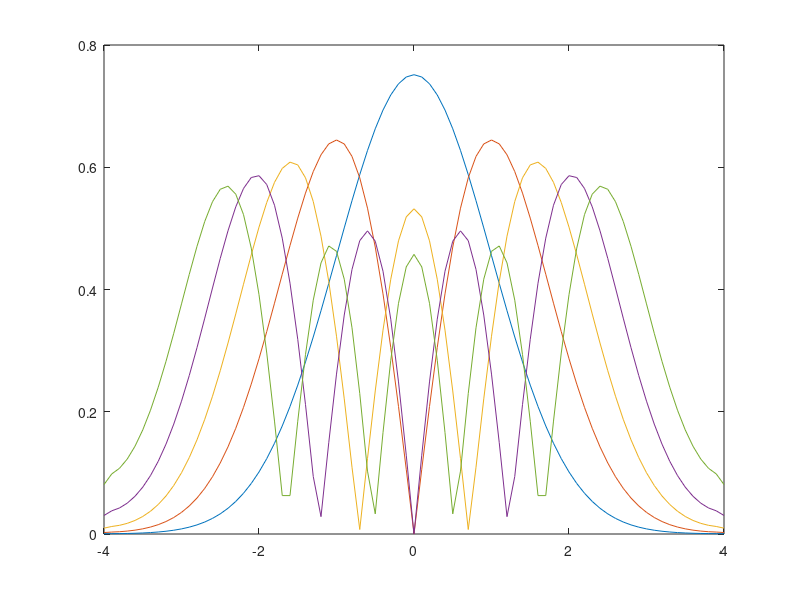

MATLAB code for this plot:
clear all; close all; clc;

% Problem 1
% -------------------------------------------------------------------------------------------------                      

% tol = 10^(-4);
% L = 4;
% K = 1;
% A = 1;                  % phi(-L) = A;
% xspan = -L:0.1:L;
% 
% eigenVal = zeros(5, 1);
% eigenFun = zeros(length(xspan), 5);
% 
% % define function
% phiFun = @(x, y, K, eps) [y(2); (K*x^2 - eps)*y(1)]; 
% 
% iters = ones(5, 1).*(-1);
% 
% eps_start = 1;
% 
% for modes = 1:5
%     
%     eps = eps_start;
%     deps = eps_start/100;
%    
%     for j = 1:1000
%         
%         y0 = [A, A * sqrt(K*L^2-eps)];
%         [x, y] = ode45(@(x, y) phiFun(x, y, K, eps), xspan, y0);
%         
%         % the value to check
%         
%         check = y(end, 2) + sqrt(K*L^2 - eps)*y(end, 1);
%         
%         if abs(check) < tol
%             iters(modes) = j;
%             break
%         end
%         
%         if (-1) ^ (modes) * check > 0
%             eps = eps - deps/2;
%             deps = deps/2;
%         else
%             eps = eps + deps;
%         end
%     end
%     
%     eigenVal(modes) = eps;
%     eigenFun(:, modes) = abs(y(:, 1) / sqrt(trapz(x, y(:, 1).^2)));
% 
%     eps_start = eps + 0.1;
%     
%     plot(x,y(:,1)); hold on;
% end
% 
% A1 = eigenFun(:, 1);
% A2 = eigenFun(:, 2);
% A3 = eigenFun(:, 3);
% A4 = eigenFun(:, 4);
% A5 = eigenFun(:, 5);
% A6 = eigenVal;
% ---------------------------------------------------------------------------------------------------

% Problem 2

x = -4:0.1:4;
dx = 0.1;
K = 1;
A = zeros(79, 79);
A(1, 1) = 2/3 + (dx^2)*K*(x(2)^2);
A(1, 2) = -2/3;
A(end, end - 1) = -2/3;
A(end, end) = 2/3 + (dx^2)*K*(x(end - 1)^2);

% Get the inner matrix part
for i = 2:78
    A(i,i-1) = -1;
    A(i,i+1) = -1;
    A(i,i) = 2 + ((dx^2)*K*(x(i+1)^2));
end

%Solve for eigenvalues and eigenvectors
[y, eps] = eig(A);
eps = eps/(dx^2);

% Get a vector of eigenvalues
eig_values = eps(eps>0);

% Get the first five eigenvalues in order
%Sorting the eigen values
eigSort = sort(eig_values);
lowestEigenval = eigSort(1:5);

% Now working on finding eigenvectors
for i = 1:5
    
    % fine the index of columns of the eigenvalue to get eigenvectors
    [row, col(i)] = find(eps == lowestEigenval(i));
    
end

% fine the first five eigenvectors 
lowestEigenvec = y(:,col);

% now find the first and last element of the complete version of eigenvectors
y0 = zeros(1, 5);
yn = zeros(1, 5);

for i = 1:5
    
    y0(i) = (4*lowestEigenvec(1,i) - lowestEigenvec(2,i))/(3+2*dx*sqrt(16*K-lowestEigenval(i)));
    yn(i) = (4*lowestEigenvec(79,i) - lowestEigenvec(78,i))/(3+2*dx*sqrt(16*K-lowestEigenval(i)));

end

% combine the first row and last row of the eigenvectors
eigenVec = [y0; lowestEigenvec; yn];

% Normalize the eigenfunctions 
for i = 1:5
    
    norm(i) = trapz(x, eigenVec(:,i).^2);
    finalVec(:,i) = abs(eigenVec(:,i)/sqrt(norm(i)));
    plot(x,finalVec(:,i)); hold on;

end

A7 = finalVec(:, 1);
A8 = finalVec(:, 2);
A9 = finalVec(:, 3);
A10 = finalVec(:, 4);
A11 = finalVec(:, 5);
A12 = lowestEigenval;

% ---------------------------------------------------------------------------------------------------

% Problem 3
% Setup all values and function

% K = 1;
% L = 2;
% tol = 10^-4;
% xspan = -L:0.1:L;
% eps_start = 1;
% A = 0.1;
% gamma1 = 0.05;
% gamma2 = -0.05;
% eigenV1 = zeros(2, 1);
% eigenV2 = zeros(2, 1);
% eigenF1 = zeros(41, 2);
% eigenF2 = zeros(41, 2);
% nonlinearFun = @(x, y, gamma, eps, K) [y(2); (gamma*abs(y(1))^2 + K*x^2 - eps)*y(1)];
% 
% % for gamma = 0.05
% 
% for modes = 1:2
%     
%     eps = eps_start;
%     
%     for j = 1:1000
%         
%         deps = 0.1;
%         y0 = [A; A*sqrt(K*L^2-eps)];
%         [x, y] = ode45(@(x, y) nonlinearFun(x, y, gamma1, eps, K), xspan, y0);
%         norm = trapz(x, (y(:, 1).^2));
%         if abs(norm - 1) < tol
%             break
%         else
%             A = A/sqrt(norm);
%         end
%         % start shooting scheme for epsilon
%         for i = 1:1000
%             
%             y0 = [A; A*sqrt(K*L^2-eps)];
%             [x, y] = ode45(@(x, y) nonlinearFun(x, y, gamma1, eps, K), xspan, y0);
%            
%             check = y(end, 2) + sqrt(K*L^2 - eps)*y(end, 1);
%             if abs(check) < tol
%                 break
%             end
%             
%             if (-1) ^ (modes) * check > 0
%                 eps = eps - deps/2;
%                 deps = deps/2;
%             else
%                 eps = eps + deps;
%             end
%         end
%     end
%     
%     eigenV1(modes) = eps;
%     % normalized already
%     eigenF1(:,modes) = abs(y(:,1));
%     eps_start = eps + 0.1;
% end
% 
% A13 = eigenF1(:, 1);
% A14 = eigenF1(:, 2);
% A15 = eigenV1;
% 
% % for gamma = -0.05
% 
% eps_start = 1;
% A = 0.1; 
% 
% for modes = 1:2
%     
%     eps = eps_start;
%     
%     for j = 1:1000
%         
%         deps = 0.1;
%         y0 = [A; A*sqrt(K*L^2-eps)];
%         [x, y] = ode45(@(x, y) nonlinearFun(x, y, gamma2, eps, K), xspan, y0);
%         norm = trapz(x, (y(:, 1).^2));
%         if abs(norm - 1) < tol
%             break
%         else
%             A = A/sqrt(norm);
%         end
%         % start shooting scheme for epsilon
%         for i = 1:1000
%             
%             y0 = [A; A*sqrt(K*L^2-eps)];
%             [x, y] = ode45(@(x, y) nonlinearFun(x, y, gamma2, eps, K), xspan, y0);
%            
%             check = y(end, 2) + sqrt(K*L^2 - eps)*y(end, 1);
%             if abs(check) < tol
%                 break
%             end
%             
%             if (-1) ^ (modes) * check > 0
%                 eps = eps - deps/2;
%                 deps = deps/2;
%             else
%                 eps = eps + deps;
%             end
%         end
%     end
%     
%     eigenV2(modes) = eps;
%     % normalized already
%     eigenF2(:,modes) = abs(y(:,1));
%     eps_start = eps + 0.1;
% end
% 
% A16 = eigenF2(:, 1);
% A17 = eigenF2(:, 2);
% A18 = eigenV2;




















